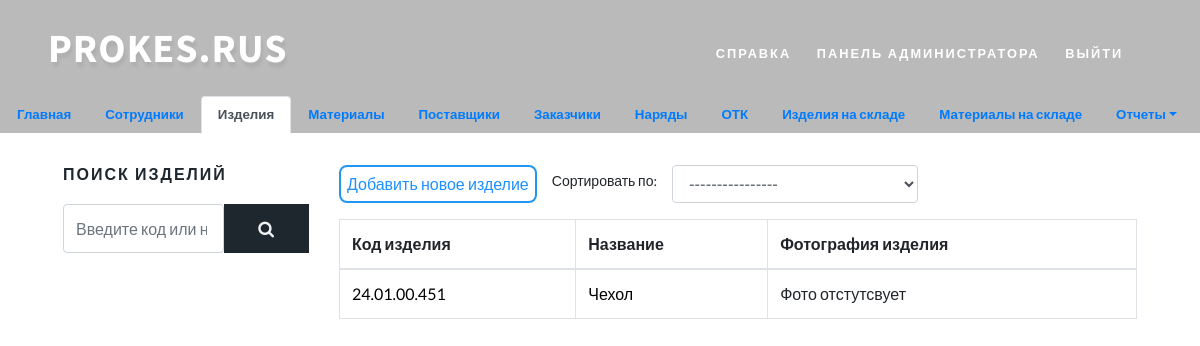
Screenshot of /goods_list/ (signed in) with the database file from the repository.
### prokes/models.py (models this page shows, shortened)
class Goods(models.Model):
    code = models.CharField('Код изделия', max_length=120)
    name = models.CharField('Название изделия', max_length=30)
    image = models.ImageField("Фотография изделия", upload_to="goods/", blank=True)
    weight_clean = models.FloatField('Вес чистой детали', default=0)
    norma_na_vigruzku = models.FloatField('Норма на выгрузку', default=0)
    used_materials = models.FloatField('Расход смеси', default=0)
    class Meta:
        verbose_name = 'Изделие'
        verbose_name_plural = 'Изделия'

### prokes/views.py (the view)
# urls.py: path("goods_list/", login_required(login_url='login')(views.GoodsListView.as_view()), name="goods_list"),
class GoodsListView(ListView):
    model = Goods
    queryset = Goods.objects.all()
    template_name = "goods/goods_list.html"

### templates/goods/goods_list.html (shortened to what this page needs)
{% extends 'goods/base.html' %}
{% block goods %}
    {% include 'include/sidebars/goods_sidebar.html'%}
    <div class="left-ads-display col-lg-9">
        <div class="form-group row">
            <input type="button" style="margin-left: 15px" class="bitbutton info" onclick='location.href="{% url "goods_create" %}"' value="Добавить новое изделие">
            <label style="margin-left: 15px" for="id_worker_select" class="col-form-label col-form-label-sm">Сортировать по:</label>
            <div class="col-sm-4">
                <select name="" id="id_select_sort" data-sort-url="{% url 'goods_ajax' %}" class="form-control">
                    <option value="0">----------------</option>
                </select>
            </div>
        </div>
        <div class="" id="id_content" style="margin-top: 15px">
            <table class="table table-bordered table-hover">
                <thead>
                <th>Код изделия</th>
                <th>Название</th>
                <th>Фотография изделия</th>
                </thead>
                <tbody>
                {% for goods in goods_list %}
                    <tr>
                        <td><a href="{{ goods.id }}" title="Перейти на страницу изделия {{ goods.code }}">{{ goods.code }}</a></td>
                        <td><a href="{{ goods.id }}" title="Перейти на страницу изделия {{ goods.code }}">{{ goods.name }}</a></td>
                        <td>
                            {% if goods.image %}
                            <a href="{{ goods.id }}" title="Перейти на страницу изделия {{ goods.code }}"><img src="{{ goods.image.url }}" class="img-fluid" alt="" width="100px" height="100px"></a>
                            {% else %}
                            Фото отстутсвует
                            {% endif %}
                        </td>
                    </tr>
                {% endfor %}
                </tbody>
            </table>
        </div>
    </div>
{% endblock goods %}

### static/css/style.css (style rules this page uses)
html, body { margin: 0; font-size: 100%; background: #fff; font-family: 'Lato', sans-serif; scroll-behavior: smooth; }
body a { text-decoration: none; transition: 0.5s all; -webkit-transition: 0.5s all; -moz-transition: 0.5s all; -o-transition: 0.5s all; -ms-transition: 0.5s all; }
input[type="button"], input[type="submit"], input[type="text"], input[type="email"], input[type="search"] { transition: 0.5s all; -webkit-transition: 0.5s all; -moz-transition: 0.5s all; -o-transition: 0.5s all; -ms-transition: 0.5s all; font-family: 'Source Sans Pro', sans-serif; }

### templates/base.html (style rules this page uses)
body, html { margin: 0; padding: 0; height: 100%; width: 100%; }

### templates/goods/goods_list.html (style rules this page uses)
a { color: black; }

### rows the page displays
Goods: code "24.01.00.451", name "Чехол", image "Фото отстутсвует"
